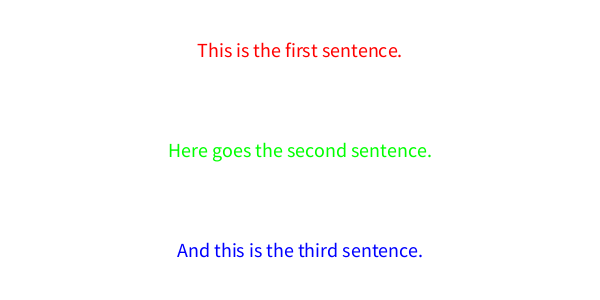
Frame 1 (no input)
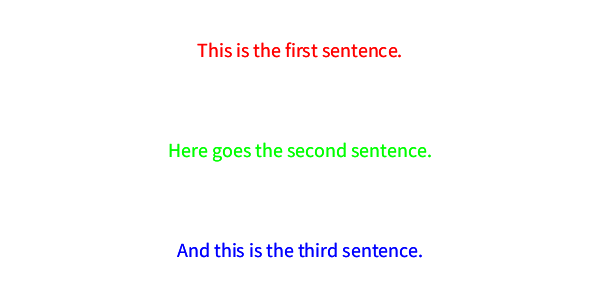
Frame 2 (the mouse pressed at the canvas centre, redrawn once)

The Processing sketch that drew these frames (run headless with seeded random() and noise(); the mouse was pressed at the canvas centre and the sketch redrawn once):

// Processing sketch: sketch_1_texto_plano_3_frases
// ── sketch_1_texto_plano_3_frases.pde
void setup() {
  size(600, 300); // Set the size of the window
  background(255); // Set background color to white
}

void draw() {
  // Define text characteristics
  textSize(20);
  textAlign(CENTER, CENTER);

  // Draw the first sentence in the top section
  fill(255, 0, 0); // Red color
  text("This is the first sentence.", width / 2, height / 6);

  // Draw the second sentence in the middle section
  fill(0, 255, 0); // Green color
  text("Here goes the second sentence.", width / 2, height / 2);

  // Draw the third sentence in the bottom section
  fill(0, 0, 255); // Blue color
  text("And this is the third sentence.", width / 2, 5 * height / 6);

  noLoop(); // Stop draw loop since static display is intended
}
